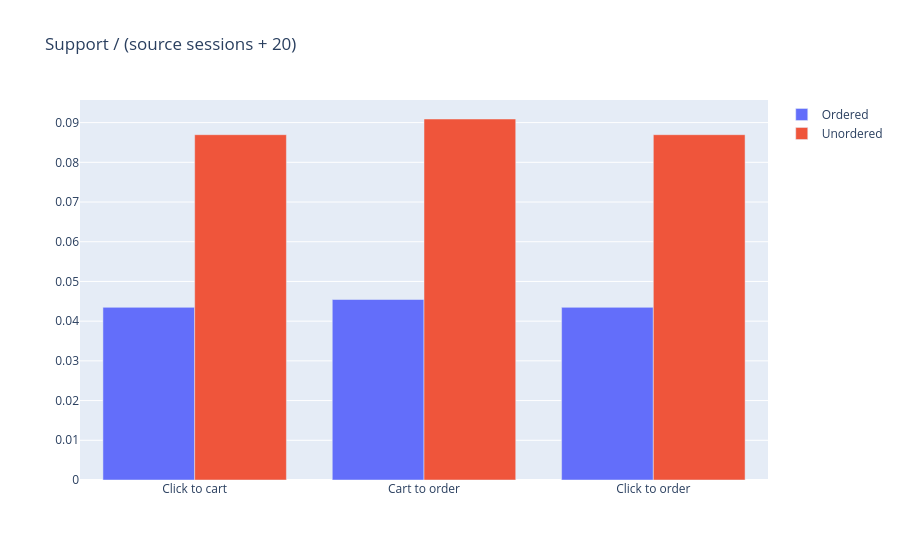

The notebook cell saved with this chart:
### Markdown cell above
## Candidate-specific denominators
The click-source denominator is three sessions, but the cart-source denominator is two. These local conditional intensities are not population conversion probabilities.

### Code cell
fig=go.Figure()
fig.add_trace(go.Bar(name='Ordered',x=['Click to cart','Cart to order','Click to order'],y=a[0,[2,10,18]]))
fig.add_trace(go.Bar(name='Unordered',x=['Click to cart','Cart to order','Click to order'],y=b[0,[2,10,18]]))
fig.update_layout(title='Support / (source sessions + 20)',barmode='group')
show(fig)

### Figure 1 — Plotly figure (JSON) as saved in the notebook; plotly's stock layout.template omitted (floating-point values rounded to 4 significant figures)
{"data": [{"name": "Ordered", "type": "bar", "x": ["Click to cart", "Cart to order", "Click to order"], "y": [0.04348, 0.04545, 0.04348]}, {"name": "Unordered", "type": "bar", "x": ["Click to cart", "Cart to order", "Click to order"], "y": [0.08696, 0.09091, 0.08696]}], "layout": {"barmode": "group", "title": {"text": "Support / (source sessions + 20)"}}}
